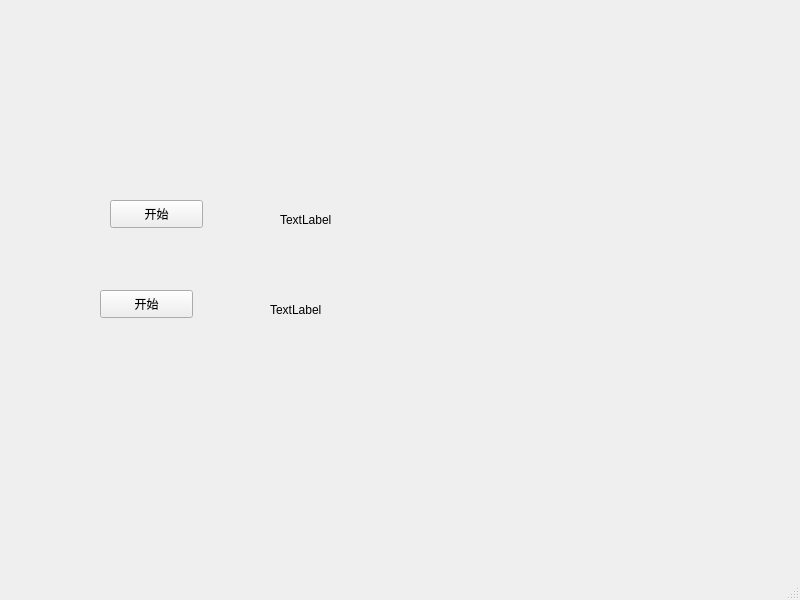
<?xml version="1.0" encoding="UTF-8"?>
<ui version="4.0">
 <class>MainWindow</class>
 <widget class="QMainWindow" name="MainWindow">
  <property name="geometry">
   <rect>
    <x>0</x>
    <y>0</y>
    <width>800</width>
    <height>600</height>
   </rect>
  </property>
  <property name="windowTitle">
   <string>MainWindow</string>
  </property>
  <widget class="QWidget" name="centralwidget">
   <widget class="QPushButton" name="loopBtn">
    <property name="geometry">
     <rect>
      <x>110</x>
      <y>200</y>
      <width>93</width>
      <height>28</height>
     </rect>
    </property>
    <property name="text">
     <string>开始</string>
    </property>
   </widget>
   <widget class="QLabel" name="curTime">
    <property name="geometry">
     <rect>
      <x>280</x>
      <y>210</y>
      <width>271</width>
      <height>20</height>
     </rect>
    </property>
    <property name="text">
     <string>TextLabel</string>
    </property>
   </widget>
   <widget class="QLabel" name="onceTime">
    <property name="geometry">
     <rect>
      <x>270</x>
      <y>300</y>
      <width>271</width>
      <height>20</height>
     </rect>
    </property>
    <property name="text">
     <string>TextLabel</string>
    </property>
   </widget>
   <widget class="QPushButton" name="onceBtn">
    <property name="geometry">
     <rect>
      <x>100</x>
      <y>290</y>
      <width>93</width>
      <height>28</height>
     </rect>
    </property>
    <property name="text">
     <string>开始</string>
    </property>
   </widget>
  </widget>
  <widget class="QMenuBar" name="menubar">
   <property name="geometry">
    <rect>
     <x>0</x>
     <y>0</y>
     <width>800</width>
     <height>26</height>
    </rect>
   </property>
  </widget>
  <widget class="QStatusBar" name="statusbar"/>
 </widget>
 <resources/>
 <connections/>
</ui>
